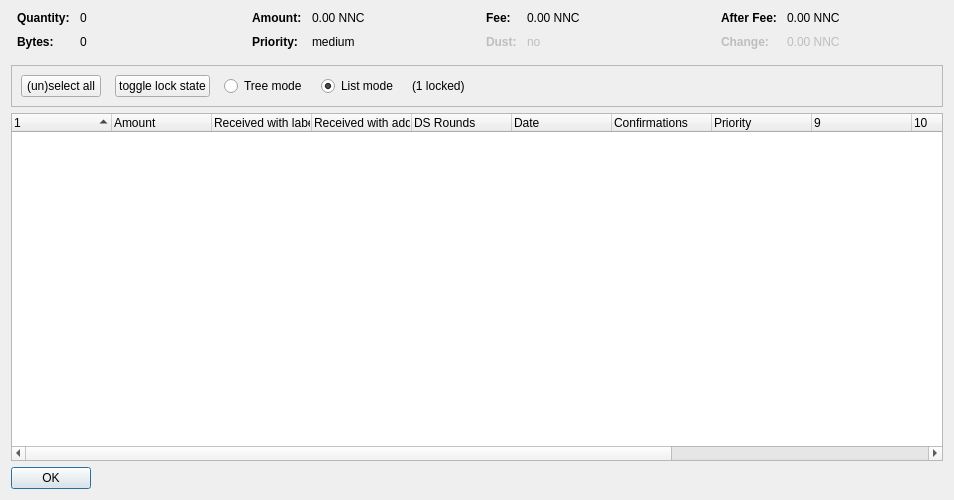
<?xml version="1.0" encoding="UTF-8"?>
<ui version="4.0">
 <class>CoinControlDialog</class>
 <widget class="QDialog" name="CoinControlDialog">
  <property name="geometry">
   <rect>
    <x>0</x>
    <y>0</y>
    <width>954</width>
    <height>500</height>
   </rect>
  </property>
  <property name="windowTitle">
   <string>Coin Selection</string>
  </property>
  <layout class="QVBoxLayout" name="verticalLayout">
   <item>
    <layout class="QHBoxLayout" name="horizontalLayoutTop" stretch="0,0,0,0">
     <property name="topMargin">
      <number>0</number>
     </property>
     <property name="bottomMargin">
      <number>10</number>
     </property>
     <item>
      <layout class="QFormLayout" name="formLayoutCoinControl1">
       <property name="horizontalSpacing">
        <number>10</number>
       </property>
       <property name="verticalSpacing">
        <number>10</number>
       </property>
       <property name="leftMargin">
        <number>6</number>
       </property>
       <property name="rightMargin">
        <number>6</number>
       </property>
       <item row="0" column="0">
        <widget class="QLabel" name="labelCoinControlQuantityText">
         <property name="font">
          <font>
           <weight>75</weight>
           <bold>true</bold>
          </font>
         </property>
         <property name="text">
          <string>Quantity:</string>
         </property>
        </widget>
       </item>
       <item row="0" column="1">
        <widget class="QLabel" name="labelCoinControlQuantity">
         <property name="cursor">
          <cursorShape>IBeamCursor</cursorShape>
         </property>
         <property name="contextMenuPolicy">
          <enum>Qt::ActionsContextMenu</enum>
         </property>
         <property name="text">
          <string notr="true">0</string>
         </property>
         <property name="textInteractionFlags">
          <set>Qt::LinksAccessibleByMouse|Qt::TextSelectableByKeyboard|Qt::TextSelectableByMouse</set>
         </property>
        </widget>
       </item>
       <item row="1" column="0">
        <widget class="QLabel" name="labelCoinControlBytesText">
         <property name="font">
          <font>
           <weight>75</weight>
           <bold>true</bold>
          </font>
         </property>
         <property name="text">
          <string>Bytes:</string>
         </property>
        </widget>
       </item>
       <item row="1" column="1">
        <widget class="QLabel" name="labelCoinControlBytes">
         <property name="cursor">
          <cursorShape>IBeamCursor</cursorShape>
         </property>
         <property name="contextMenuPolicy">
          <enum>Qt::ActionsContextMenu</enum>
         </property>
         <property name="text">
          <string notr="true">0</string>
         </property>
         <property name="textInteractionFlags">
          <set>Qt::LinksAccessibleByMouse|Qt::TextSelectableByKeyboard|Qt::TextSelectableByMouse</set>
         </property>
        </widget>
       </item>
      </layout>
     </item>
     <item>
      <layout class="QFormLayout" name="formLayoutCoinControl2">
       <property name="horizontalSpacing">
        <number>10</number>
       </property>
       <property name="verticalSpacing">
        <number>10</number>
       </property>
       <property name="leftMargin">
        <number>6</number>
       </property>
       <property name="rightMargin">
        <number>6</number>
       </property>
       <item row="0" column="0">
        <widget class="QLabel" name="labelCoinControlAmountText">
         <property name="font">
          <font>
           <weight>75</weight>
           <bold>true</bold>
          </font>
         </property>
         <property name="text">
          <string>Amount:</string>
         </property>
        </widget>
       </item>
       <item row="0" column="1">
        <widget class="QLabel" name="labelCoinControlAmount">
         <property name="cursor">
          <cursorShape>IBeamCursor</cursorShape>
         </property>
         <property name="contextMenuPolicy">
          <enum>Qt::ActionsContextMenu</enum>
         </property>
         <property name="text">
          <string notr="true">0.00 NNC</string>
         </property>
         <property name="textInteractionFlags">
          <set>Qt::LinksAccessibleByMouse|Qt::TextSelectableByKeyboard|Qt::TextSelectableByMouse</set>
         </property>
        </widget>
       </item>
       <item row="1" column="0">
        <widget class="QLabel" name="labelCoinControlPriorityText">
         <property name="font">
          <font>
           <weight>75</weight>
           <bold>true</bold>
          </font>
         </property>
         <property name="text">
          <string>Priority:</string>
         </property>
        </widget>
       </item>
       <item row="1" column="1">
        <widget class="QLabel" name="labelCoinControlPriority">
         <property name="cursor">
          <cursorShape>IBeamCursor</cursorShape>
         </property>
         <property name="contextMenuPolicy">
          <enum>Qt::ActionsContextMenu</enum>
         </property>
         <property name="text">
          <string>medium</string>
         </property>
         <property name="textInteractionFlags">
          <set>Qt::LinksAccessibleByMouse|Qt::TextSelectableByKeyboard|Qt::TextSelectableByMouse</set>
         </property>
        </widget>
       </item>
      </layout>
     </item>
     <item>
      <layout class="QFormLayout" name="formLayoutCoinControl3">
       <property name="horizontalSpacing">
        <number>10</number>
       </property>
       <property name="verticalSpacing">
        <number>10</number>
       </property>
       <property name="leftMargin">
        <number>6</number>
       </property>
       <property name="rightMargin">
        <number>6</number>
       </property>
       <item row="0" column="0">
        <widget class="QLabel" name="labelCoinControlFeeText">
         <property name="font">
          <font>
           <weight>75</weight>
           <bold>true</bold>
          </font>
         </property>
         <property name="text">
          <string>Fee:</string>
         </property>
        </widget>
       </item>
       <item row="0" column="1">
        <widget class="QLabel" name="labelCoinControlFee">
         <property name="cursor">
          <cursorShape>IBeamCursor</cursorShape>
         </property>
         <property name="contextMenuPolicy">
          <enum>Qt::ActionsContextMenu</enum>
         </property>
         <property name="text">
          <string notr="true">0.00 NNC</string>
         </property>
         <property name="textInteractionFlags">
          <set>Qt::LinksAccessibleByMouse|Qt::TextSelectableByKeyboard|Qt::TextSelectableByMouse</set>
         </property>
        </widget>
       </item>
       <item row="1" column="0">
        <widget class="QLabel" name="labelCoinControlLowOutputText">
         <property name="enabled">
          <bool>false</bool>
         </property>
         <property name="font">
          <font>
           <weight>75</weight>
           <bold>true</bold>
          </font>
         </property>
         <property name="text">
          <string>Dust:</string>
         </property>
        </widget>
       </item>
       <item row="1" column="1">
        <widget class="QLabel" name="labelCoinControlLowOutput">
         <property name="enabled">
          <bool>false</bool>
         </property>
         <property name="cursor">
          <cursorShape>IBeamCursor</cursorShape>
         </property>
         <property name="contextMenuPolicy">
          <enum>Qt::ActionsContextMenu</enum>
         </property>
         <property name="text">
          <string>no</string>
         </property>
         <property name="textInteractionFlags">
          <set>Qt::LinksAccessibleByMouse|Qt::TextSelectableByKeyboard|Qt::TextSelectableByMouse</set>
         </property>
        </widget>
       </item>
      </layout>
     </item>
     <item>
      <layout class="QFormLayout" name="formLayoutCoinControl4">
       <property name="horizontalSpacing">
        <number>10</number>
       </property>
       <property name="verticalSpacing">
        <number>10</number>
       </property>
       <property name="leftMargin">
        <number>6</number>
       </property>
       <property name="rightMargin">
        <number>6</number>
       </property>
       <item row="0" column="0">
        <widget class="QLabel" name="labelCoinControlAfterFeeText">
         <property name="font">
          <font>
           <weight>75</weight>
           <bold>true</bold>
          </font>
         </property>
         <property name="text">
          <string>After Fee:</string>
         </property>
        </widget>
       </item>
       <item row="0" column="1">
        <widget class="QLabel" name="labelCoinControlAfterFee">
         <property name="cursor">
          <cursorShape>IBeamCursor</cursorShape>
         </property>
         <property name="contextMenuPolicy">
          <enum>Qt::ActionsContextMenu</enum>
         </property>
         <property name="text">
          <string notr="true">0.00 NNC</string>
         </property>
         <property name="textInteractionFlags">
          <set>Qt::LinksAccessibleByMouse|Qt::TextSelectableByKeyboard|Qt::TextSelectableByMouse</set>
         </property>
        </widget>
       </item>
       <item row="1" column="0">
        <widget class="QLabel" name="labelCoinControlChangeText">
         <property name="enabled">
          <bool>false</bool>
         </property>
         <property name="font">
          <font>
           <weight>75</weight>
           <bold>true</bold>
          </font>
         </property>
         <property name="text">
          <string>Change:</string>
         </property>
        </widget>
       </item>
       <item row="1" column="1">
        <widget class="QLabel" name="labelCoinControlChange">
         <property name="enabled">
          <bool>false</bool>
         </property>
         <property name="cursor">
          <cursorShape>IBeamCursor</cursorShape>
         </property>
         <property name="contextMenuPolicy">
          <enum>Qt::ActionsContextMenu</enum>
         </property>
         <property name="text">
          <string notr="true">0.00 NNC</string>
         </property>
         <property name="textInteractionFlags">
          <set>Qt::LinksAccessibleByMouse|Qt::TextSelectableByKeyboard|Qt::TextSelectableByMouse</set>
         </property>
        </widget>
       </item>
      </layout>
     </item>
    </layout>
   </item>
   <item>
    <widget class="QFrame" name="frame">
     <property name="minimumSize">
      <size>
       <width>0</width>
       <height>40</height>
      </size>
     </property>
     <property name="frameShape">
      <enum>QFrame::StyledPanel</enum>
     </property>
     <property name="frameShadow">
      <enum>QFrame::Sunken</enum>
     </property>
     <layout class="QHBoxLayout" name="horizontalLayout">
      <item>
       <layout class="QHBoxLayout" name="horizontalLayoutPanel" stretch="0,0,0,0,0,0">
        <property name="spacing">
         <number>14</number>
        </property>
        <item>
         <widget class="QPushButton" name="pushButtonSelectAll">
          <property name="sizePolicy">
           <sizepolicy hsizetype="Maximum" vsizetype="Fixed">
            <horstretch>0</horstretch>
            <verstretch>0</verstretch>
           </sizepolicy>
          </property>
          <property name="text">
           <string>(un)select all</string>
          </property>
          <property name="autoDefault">
           <bool>false</bool>
          </property>
         </widget>
        </item>
        <item>
         <widget class="QPushButton" name="pushButtonToggleLock">
          <property name="sizePolicy">
           <sizepolicy hsizetype="Maximum" vsizetype="Fixed">
            <horstretch>0</horstretch>
            <verstretch>0</verstretch>
           </sizepolicy>
          </property>
          <property name="text">
           <string>toggle lock state</string>
          </property>
          <property name="autoDefault">
           <bool>false</bool>
          </property>
         </widget>
        </item>
        <item>
         <widget class="QRadioButton" name="radioTreeMode">
          <property name="sizePolicy">
           <sizepolicy hsizetype="Maximum" vsizetype="Fixed">
            <horstretch>0</horstretch>
            <verstretch>0</verstretch>
           </sizepolicy>
          </property>
          <property name="text">
           <string>Tree mode</string>
          </property>
         </widget>
        </item>
        <item>
         <widget class="QRadioButton" name="radioListMode">
          <property name="sizePolicy">
           <sizepolicy hsizetype="Maximum" vsizetype="Fixed">
            <horstretch>0</horstretch>
            <verstretch>0</verstretch>
           </sizepolicy>
          </property>
          <property name="text">
           <string>List mode</string>
          </property>
          <property name="checked">
           <bool>true</bool>
          </property>
         </widget>
        </item>
        <item>
         <widget class="QLabel" name="labelLocked">
          <property name="text">
           <string>(1 locked)</string>
          </property>
         </widget>
        </item>
        <item>
         <spacer name="horizontalSpacer">
          <property name="orientation">
           <enum>Qt::Horizontal</enum>
          </property>
          <property name="sizeHint" stdset="0">
           <size>
            <width>40</width>
            <height>20</height>
           </size>
          </property>
         </spacer>
        </item>
       </layout>
      </item>
     </layout>
    </widget>
   </item>
   <item>
    <widget class="CoinControlTreeWidget" name="treeWidget">
     <property name="contextMenuPolicy">
      <enum>Qt::CustomContextMenu</enum>
     </property>
     <property name="sortingEnabled">
      <bool>false</bool>
     </property>
     <property name="columnCount">
      <number>13</number>
     </property>
     <attribute name="headerShowSortIndicator" stdset="0">
      <bool>true</bool>
     </attribute>
     <attribute name="headerStretchLastSection">
      <bool>false</bool>
     </attribute>
     <column>
      <property name="text">
       <string/>
      </property>
     </column>
     <column>
      <property name="text">
       <string>Amount</string>
      </property>
     </column>
     <column>
      <property name="text">
       <string>Received with label</string>
      </property>
     </column>
     <column>
      <property name="text">
       <string>Received with address</string>
      </property>
     </column>
     <column>
      <property name="text">
       <string>DS Rounds</string>
      </property>
     </column>
     <column>
      <property name="text">
       <string>Date</string>
      </property>
     </column>
     <column>
      <property name="text">
       <string>Confirmations</string>
      </property>
      <property name="toolTip">
       <string>Confirmed</string>
      </property>
     </column>
     <column>
      <property name="text">
       <string>Priority</string>
      </property>
     </column>
     <column>
      <property name="text">
       <string/>
      </property>
     </column>
     <column>
      <property name="text">
       <string/>
      </property>
     </column>
     <column>
      <property name="text">
       <string/>
      </property>
     </column>
     <column>
      <property name="text">
       <string/>
      </property>
     </column>
     <column>
      <property name="text">
       <string/>
      </property>
     </column>
    </widget>
   </item>
   <item>
    <widget class="QDialogButtonBox" name="buttonBox">
     <property name="sizePolicy">
      <sizepolicy hsizetype="Maximum" vsizetype="Fixed">
       <horstretch>0</horstretch>
       <verstretch>0</verstretch>
      </sizepolicy>
     </property>
     <property name="orientation">
      <enum>Qt::Horizontal</enum>
     </property>
     <property name="standardButtons">
      <set>QDialogButtonBox::Ok</set>
     </property>
    </widget>
   </item>
  </layout>
 </widget>
 <customwidgets>
  <customwidget>
   <class>CoinControlTreeWidget</class>
   <extends>QTreeWidget</extends>
   <header>coincontroltreewidget.h</header>
  </customwidget>
 </customwidgets>
 <resources/>
 <connections/>
</ui>
